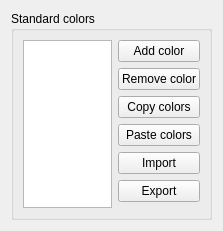
             <widget class="QWidget" name="scrollAreaWidgetContents">
              <property name="geometry">
               <rect>
                <x>0</x>
                <y>0</y>
                <width>223</width>
                <height>138</height>
               </rect>
              </property>
              <layout class="QHBoxLayout" name="horizontalLayout_46">
               <item>
                <widget class="QgsCollapsibleGroupBox" name="groupBox_7">
                 <property name="title">
                  <string>Standard colors</string>
                 </property>
                 <layout class="QGridLayout" name="gridLayout_12">
                  <item row="3" column="1">
                   <widget class="QPushButton" name="mButtonPasteColors">
                    <property name="text">
                     <string>Paste colors</string>
                    </property>
                   </widget>
                  </item>
                  <item row="5" column="1">
                   <widget class="QPushButton" name="mButtonExportColors">
                    <property name="text">
                     <string>Export</string>
                    </property>
                   </widget>
                  </item>
                  <item row="0" column="1">
                   <widget class="QPushButton" name="mButtonAddColor">
                    <property name="text">
                     <string>Add color</string>
                    </property>
                   </widget>
                  </item>
                  <item row="1" column="1">
                   <widget class="QPushButton" name="mButtonRemoveColor">
                    <property name="text">
                     <string>Remove color</string>
                    </property>
                   </widget>
                  </item>
                  <item row="6" column="1">
                   <spacer name="verticalSpacer_12">
                    <property name="orientation">
                     <enum>Qt::Vertical</enum>
                    </property>
                    <property name="sizeHint" stdset="0">
                     <size>
                      <width>20</width>
                      <height>40</height>
                     </size>
                    </property>
                   </spacer>
                  </item>
                  <item row="2" column="1">
                   <widget class="QPushButton" name="mButtonCopyColors">
                    <property name="text">
                     <string>Copy colors</string>
                    </property>
                   </widget>
                  </item>
                  <item row="4" column="1">
                   <widget class="QPushButton" name="mButtonImportColors">
                    <property name="text">
                     <string>Import</string>
                    </property>
                   </widget>
                  </item>
                  <item row="0" column="0" rowspan="8">
                   <widget class="QgsColorSchemeList" name="mTreeCustomColors"/>
                  </item>
                 </layout>
                </widget>
               </item>
              </layout>
             </widget>
